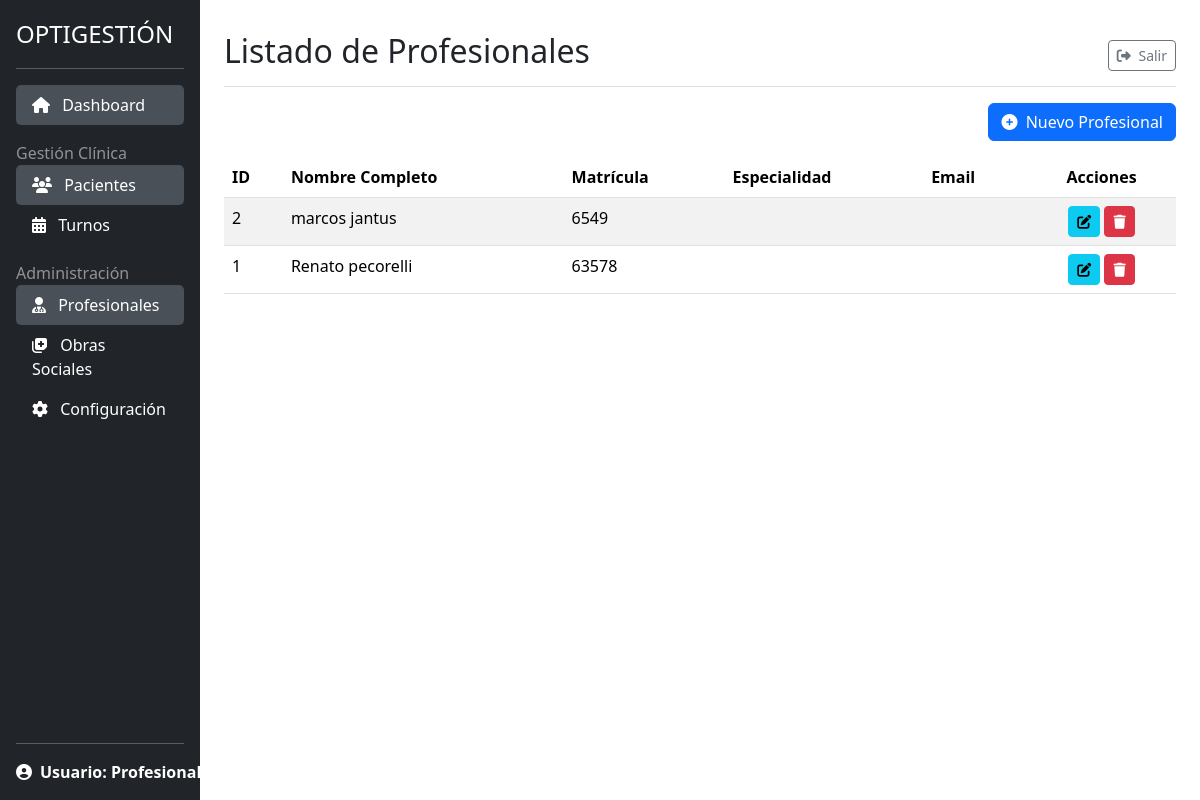
The page /pacientes/profesionales/ (signed in) on the database its author committed.
### gestion_clinica/models.py (models this page shows, shortened)
class Profesional(models.Model):
    nombre = models.CharField(max_length=100)
    apellido = models.CharField(max_length=100)
    matricula = models.CharField(max_length=50, unique=True)
    class Meta:
        verbose_name_plural = "Profesionales"
        ordering = ['apellido', 'nombre']

### gestion_clinica/views.py (the view)
# urls.py: path('profesionales/', views.ProfesionalListView.as_view(),
class ProfesionalListView(LoginRequiredMixin, ListView):
    model = Profesional
    template_name = 'gestion_clinica/profesional_list.html'
    context_object_name = 'profesionales'
    paginate_by = 10

### gestion_clinica/templates/gestion_clinica/profesional_list.html (shortened to what this page needs)
{% extends "gestion_clinica/base.html" %}
{% load static %}
{% block title_heading %}Listado de Profesionales{% endblock title_heading %}
{% block content %}
    <div class="row">
        <div class="col-12">
            <a href="{% url 'gestion_clinica:crear_profesional' %}" class="btn btn-primary float-end mb-3">
                <i class="fas fa-plus-circle me-1"></i> Nuevo Profesional
            </a>
            <table class="table table-striped table-hover">
                <thead>
                    <tr>
                        <th>ID</th>
                        <th>Nombre Completo</th>
                        <th>Matrícula</th>
                        <th>Especialidad</th>
                        <th>Email</th>
                        <th class="text-center">Acciones</th>
                    </tr>
                </thead>
                <tbody>
                    {% for profesional in profesionales %}
                    <tr>
                        <td>{{ profesional.pk }}</td>
                        <td>{{ profesional.nombre }} {{ profesional.apellido }}</td>
                        <td>{{ profesional.matricula }}</td>
                        <td>{{ profesional.especialidad }}</td>
                        <td>{{ profesional.email }}</td>
                        <td class="text-center">
                            <a href="{% url 'gestion_clinica:editar_profesional' pk=profesional.pk %}" class="btn btn-sm btn-info" title="Editar">
                                <i class="fas fa-edit"></i>
                            </a>
                            <a href="{% url 'gestion_clinica:eliminar_profesional' pk=profesional.pk %}" class="btn btn-sm btn-danger" title="Eliminar">
                                <i class="fas fa-trash"></i>
                            </a>
                        </td>
                    </tr>
                    {% empty %}
                    <tr>
                        <td colspan="6" class="text-center">No hay profesionales registrados.</td>
                    </tr>
                    {% endfor %}
                </tbody>
            </table>
        </div>
    </div>
{% endblock content %}

### static/css/styles.css (style rules this page uses)
html, body { height: 100%; }

### rows shown on the page
Profesional: pk "2", nombre "marcos", apellido "jantus", matricula "6549"
Profesional: pk "1", nombre "Renato", apellido "pecorelli", matricula "63578"
